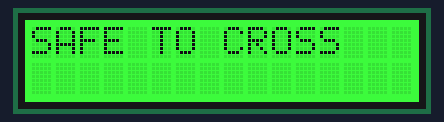
A sketch run on a simulated Arduino Uno, built with avr-gcc and run on an emulated ATmega328P. Parts: 16×2 character LCD.

Above: at 0.1 s.
At 5.1 s:
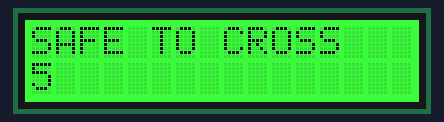
At 10.1 s:
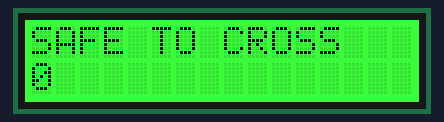
At 21.3 s:
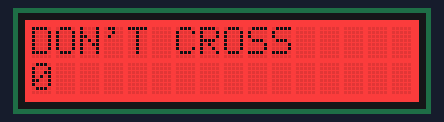
At 29.4 s:
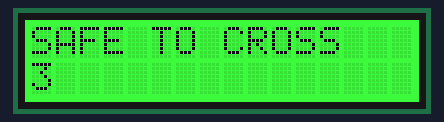
At 38.5 s:
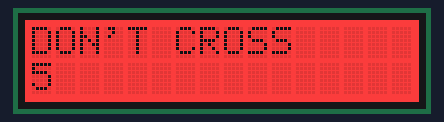

The sketch:

green_red_lcd.ino
```cpp
#include "DFRobot_RGBLCD1602.h"

int colorR = 0;
int colorG = 255;
int colorB = 0;

/*
Change the RGBaddr value based on the hardware version
-----------------------------------------
       Moudule        | Version| RGBAddr|
-----------------------------------------
  LCD1602 Module      |  V1.0  | 0x60   |
-----------------------------------------
  LCD1602 Module      |  V1.1  | 0x6B   |
-----------------------------------------
  LCD1602 RGB Module  |  V1.0  | 0x60   |
-----------------------------------------
  LCD1602 RGB Module  |  V2.0  | 0x2D   |
-----------------------------------------
*/

DFRobot_RGBLCD1602 lcd(/*RGBAddr*/0x60 ,/*lcdCols*/16,/*lcdRows*/2);  //16 characters and 2 lines of show

void setup() {
    /**
     *  @brief initialize the LCD and master IIC
     */
    lcd.init();


}

void loop() {
    // set the cursor to column 0, line 1
    // (note: line 1 is the second row, since counting begins with 0):
    /**
     *  @brief set cursor position
     *  @param col columns optional range 0-15
     *  @param row rows optional range 0-1，0 is the first row, 1 is the second row
     */

    // print the number of seconds since reset:
    //lcd.print(millis()/1000);
    int colorR = 0;
    int colorG = 255;
    int colorB = 0;

    lcd.setRGB(colorR, colorG, colorB);

    // Print a message to the LCD.
    lcd.print("SAFE TO CROSS");

    delay(1000);

    for (int i = 9; i >= 0; i--) {
     lcd.setCursor(0, 1);
        lcd.print(i);

        delay(1000);
      }
    delay(100);

    colorR = 255;
    colorG = 0;

    lcd.clear();
    lcd.setRGB(colorR, colorG, colorB);

    // Print a message to the LCD.
    lcd.print("DON'T CROSS");

    delay(1000);

    for (int i = 9; i >= 0; i--) {
     lcd.setCursor(0, 1);
        lcd.print(i);

        delay(1000);
      }
    delay(100);

    lcd.clear();
}
```

Measured:
- what the display in image 1 shows lasts 1.0 s, from 5.1 s to 6.1 s
- what the display in image 2 shows lasts 1.1 s, from 10.1 s to 11.2 s
